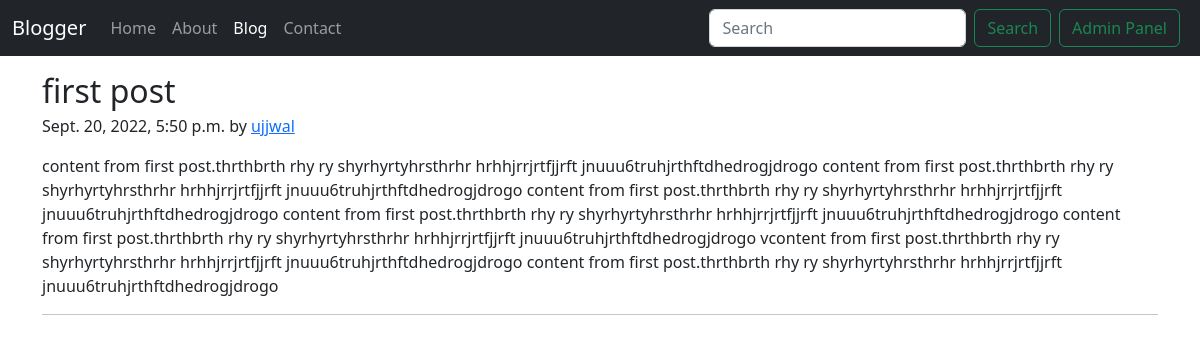
/blog/first-post, run on the app's committed database.
### blogApp/models.py (models this page shows, shortened)
class Post(models.Model):
    sno = models.AutoField(primary_key=True)
    title = models.CharField(max_length=225)
    content = models.TextField()
    author = models.CharField(max_length=25)
    slug = models.CharField(max_length=130)
    timeStamp = models.DateTimeField(blank=True)

### blogApp/views.py (the view)
# urls.py: path('<str:slug>', views.blogPost, name="blogPost"),
def blogPost(request, slug):
    post = Post.objects.filter(slug=slug).first()
    context = {"post": post}
    return render(request, 'blogApp/blogPost.html', context)

### templates/blogApp/blogPost.html (shortened to what this page needs)
{% extends 'base.html' %}
{% block blogactive %} active {% endblock blogactive %}
{% block body %}
<div class="container my-3">
    <h2 class="blog-post-title mb-1">{{post.title}}</h2>
    <p class="blog-post-meta">{{post.timeStamp}} by <a href="/about">{{post.author}}</a></p>
    <p>{{post.content}}</p>
    <hr>
</div>
{% endblock body %}

### data on the page
Post: title "first post", timeStamp "Sept. 20, 2022, 5:50 p.m.", author "ujjwal", content "content from first post.thrthbrth rhy ry shyrhyrtyhrsthrhr hrhhjrrjrtfjjrft jnuuu6truhjrthftdhedrogjdrogo content from first post.thrthbrth rhy ry shyrhyrtyhrsthrhr hrhhjrrjrtfjjrft jnuuu6truhjrthftdhedrogjdrogo content from first post.thrthbrth rhy ry shyrhyrtyhrsthrhr hrhhjrrjrtfjjrft jnuuu6truhjrthftdhedrogjdrogo content from first post.thrthbrth rhy ry shyrhyrtyhrsthrhr hrhhjrrjrtfjjrft jnuuu6truhjrthftdhedrogjdrogo content from first post.thrthbrth rhy ry shyrhyrtyhrsthrhr hrhhjrrjrtfjjrft jnuuu6truhjrthftdhedrogjdrogo vcontent from first post.thrthbrth rhy ry shyrhyrtyhrsthrhr hrhhjrrjrtfjjrft jnuuu6truhjrthftdhedrogjdrogo content from first post.thrthbrth rhy ry shyrhyrtyhrsthrhr…"
